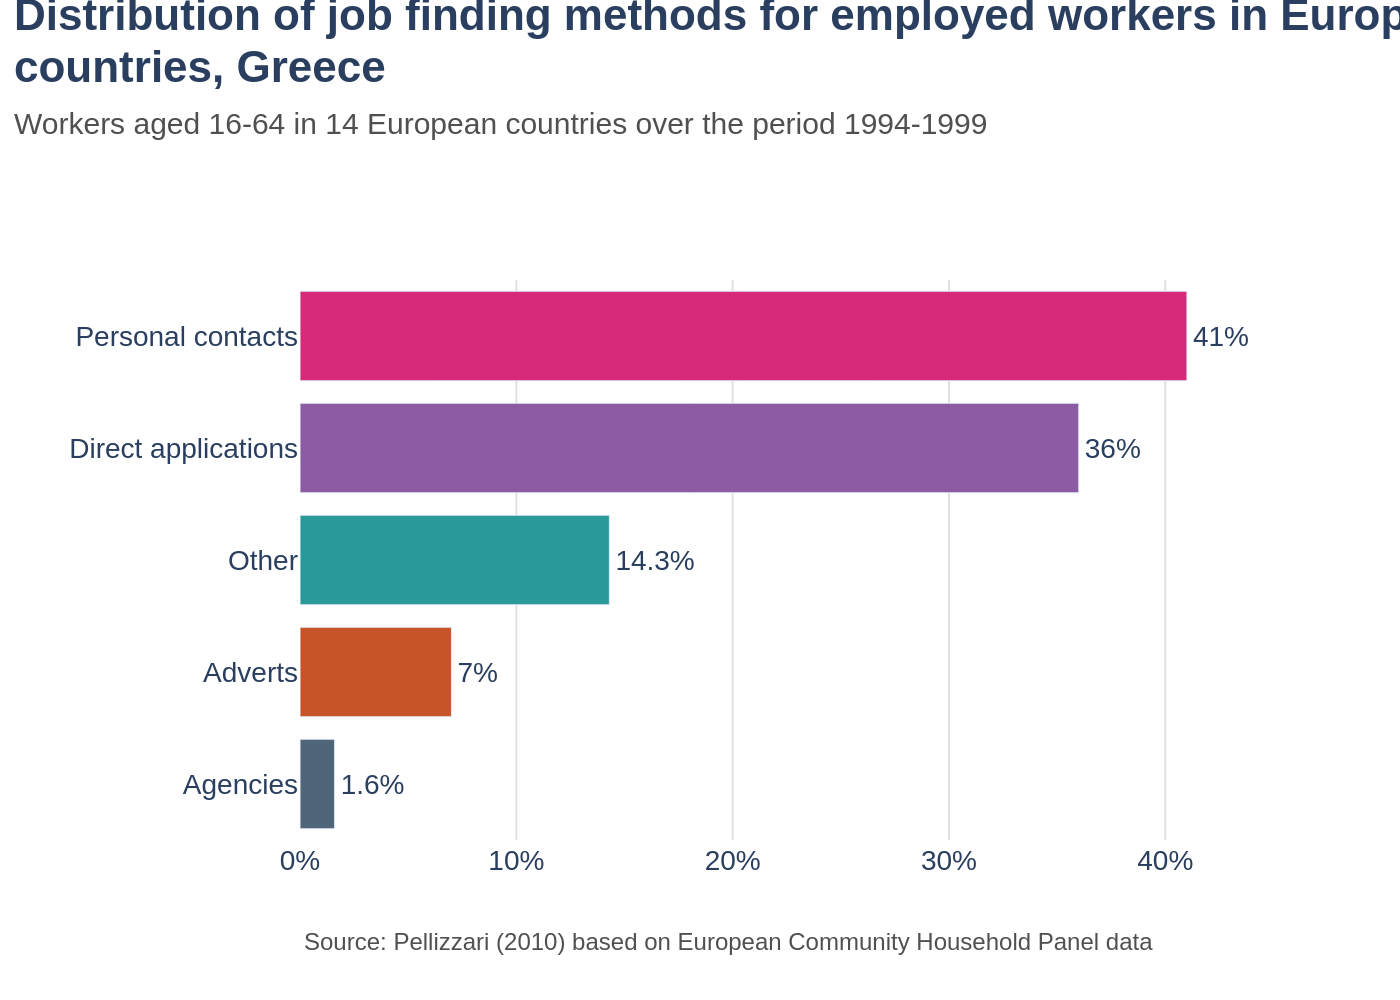

Python code for this plot:
import sys
import json
import plotly.graph_objects as go

if len(sys.argv) != 2:
    print("Usage: python script.py <path_to_json>", file=sys.stderr)
    sys.exit(1)

json_path = sys.argv[1]
try:
    with open(json_path, 'r', encoding='utf-8') as f:
        chart_info = json.load(f)
except FileNotFoundError:
    print(f"Error: JSON file not found at {json_path}", file=sys.stderr)
    sys.exit(1)

data = chart_info['chart_data']
texts = chart_info['texts']
colors = chart_info['colors']

# Reverse data for top-to-bottom display in a Plotly horizontal bar chart
categories = [item['category'] for item in data][::-1]
values = [item['value'] for item in data][::-1]
reversed_colors = colors[::-1]

fig = go.Figure()

fig.add_trace(go.Bar(
    y=categories,
    x=values,
    orientation='h',
    marker=dict(color=reversed_colors),
    text=[f"{v}%" for v in values],
    textposition='outside',
    textfont=dict(size=14),
    cliponaxis=False,
    hoverinfo='none'
))

title_text = f"<b style='font-size: 22px;'>{texts['title']}</b><br><span style='font-size: 15px; color: #505050;'>{texts['subtitle']}</span>"

fig.update_layout(
    title=dict(
        text=title_text,
        x=0.01,
        y=0.97,
        xanchor='left',
        yanchor='top'
    ),
    font=dict(
        family="Arial",
        size=14
    ),
    xaxis=dict(
        showgrid=True,
        gridcolor='#e0e0e0',
        gridwidth=1,
        zeroline=False,
        ticksuffix='%',
        automargin=True,
        range=[0, max(values) * 1.15]
    ),
    yaxis=dict(
        showgrid=False,
        zeroline=False,
        autorange=True
    ),
    plot_bgcolor='white',
    paper_bgcolor='white',
    margin=dict(l=150, r=40, t=140, b=80),
    showlegend=False,
    annotations=[
        dict(
            text=texts['source'],
            xref="paper", yref="paper",
            x=0, y=-0.15,
            xanchor='left', yanchor='top',
            align='left',
            showarrow=False,
            font=dict(size=12, color='#505050')
        )
    ]
)

base_filename = json_path.rsplit('.', 1)[0]
output_filename = f"{base_filename}.png"

fig.write_image(output_filename, scale=2)
